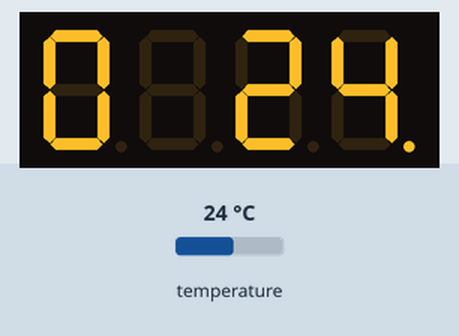
Recording of a program running on a simulated Arduino Nano, built with avr-gcc and run on an emulated ATmega328P. Parts: 4-digit seven-segment display. Wiring (inferred from the names in the program): 4-digit 7-segment display, segments lit when HIGH: segments pin 12, pin 16, pin 4, pin 6, pin 5, pin 11, pin 3, pin 7; digit selects pin 2, pin 13, pin 14, pin 15. The test bench sets the inputs (shaded band); at power-on: temperature 24 °C. The segment pins are drawn as the display they are named for.

Above: at 1.2 s.
1.3 s: temperature set to 12 °C
At 2.3 s:
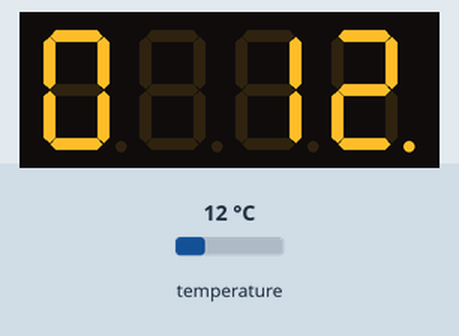
3.0 s: temperature set to 19 °C
At 3.5 s:
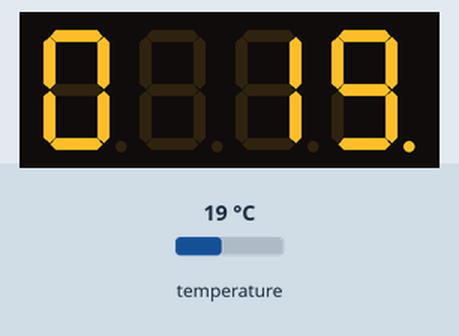
4.5 s: temperature set to 28 °C
At 5.8 s:
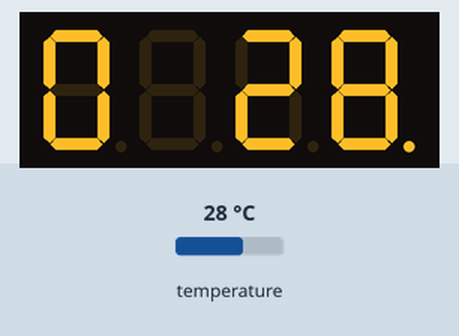
Timing chart, 0 to 7.5 s (numbered marks = the images above; inputs shaded):
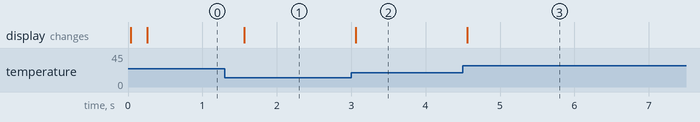

Measured:
- after the input at 1.3 s, the display: changes after 0.26 s (image 1)
- after the input at 3.0 s, the display: changes after 0.06 s (image 2)
- after the input at 4.5 s, the display: changes after 0.06 s (image 3)

The program:

main.cpp
```cpp
#include <Arduino.h>

// 2-7 and 11-16
#define G1 13
#define G2 14
#define G3 15
#define G4 2
#define PIN_A 12
#define PIN_B 16
#define PIN_C 4
#define PIN_D 6
#define PIN_E 5
#define PIN_F 11
#define PIN_G 3
#define PIN_DP 7

#include <OneWire.h>
#include <DallasTemperature.h>
#define ONE_WIRE_BUS 8
OneWire oneWire(ONE_WIRE_BUS);
DallasTemperature sensors(&oneWire);
DeviceAddress tempDeviceAddress;

int step = 0;
float temp = 0.0;

bool digit_array[8] = {0,0,0,0,0,0,0,0};

bool truth_table[77] = {
    1,1,1,1,1,1,0,
    0,1,1,0,0,0,0,
    1,1,0,1,1,0,1,
    1,1,1,1,0,0,1,
    0,1,1,0,0,1,1,
    1,0,1,1,0,1,1,
    1,0,1,1,1,1,1,
    1,1,1,0,0,0,0,
    1,1,1,1,1,1,1,
    1,1,1,1,0,1,1,
    0,0,0,0,0,0,0};


void set_digit(int disp, int digit, bool dot = false){
    // digitalWrite(G1, HIGH);
    // digitalWrite(G2, HIGH);
    // digitalWrite(G3, HIGH);
    // digitalWrite(G4, HIGH);
    PORTC = PORTC | B00000011;
    PORTD = PORTD | B00000100;
    PORTB = PORTB | B00100000;
    if(digit != -1)
        for(int i = 0; i < 7; i++)
            digit_array[i] = truth_table[i + digit*7];
    else{
        for(int i = 0; i < 7; i++)
            digit_array[i] = 0;

        digit_array[6] = 1;
    }
    digit_array[7] = dot;

    //digitalWrite(PIN_A, digit_array[0]);
    if(digit_array[0])
        PORTB |= (1 << 4);
    else
        PORTB &= ~(1 << 4);

    //digitalWrite(PIN_B, digit_array[1]);
    if(digit_array[1])
        PORTC |= (1 << 2);
    else
        PORTC &= ~(1 << 2);

    //digitalWrite(PIN_C, digit_array[2]);
    if(digit_array[2])
        PORTD |= (1 << PIN_C);
    else
        PORTD &= ~(1 << PIN_C);

    //digitalWrite(PIN_D, digit_array[3]);
    if(digit_array[3])
        PORTD |= (1 << PIN_D);
    else
        PORTD &= ~(1 << PIN_D);

    //digitalWrite(PIN_E, digit_array[4]);
    if(digit_array[4])
        PORTD |= (1 << PIN_E);
    else
        PORTD &= ~(1 << PIN_E);

    //digitalWrite(PIN_F, digit_array[5]);
    if(digit_array[5])
        PORTB |= (1 << 3);
    else
        PORTB &= ~(1 << 3);

    //digitalWrite(PIN_G, digit_array[6]);
    if(digit_array[6])
        PORTD |= (1 << PIN_G);
    else
        PORTD &= ~(1 << PIN_G);

    //digitalWrite(PIN_DP,digit_array[7]);
    if(digit_array[7])
        PORTD |= (1 << PIN_DP);
    else
        PORTD &= ~(1 << PIN_DP);


    switch(disp){
        case 0:
            //digitalWrite(G1, LOW);
            PORTB &= ~(1 << 5);
            break;
        case 1:
            //digitalWrite(G2, LOW);
            PORTC &= ~(1 << 0);
            break;
        case 2:
            //digitalWrite(G3, LOW);
            PORTC &= ~(1 << 1);
            break;
        case 3:
            //digitalWrite(G4, LOW);
            PORTD &= ~(1 << 2);
            break;
        default:
            break;
    }
}

// 1kHz timer for changing displayed digit
ISR(TIMER0_COMPA_vect){
    switch(step){
        case 0:
            if(temp<0){
                set_digit(0, -1);
            }
            else
                set_digit(0, 10);
            step++;
            step %= 4;
        break;
        case 1:
            step++;
            set_digit(1, (abs((int)temp) / 10) % 10);
            step %= 4;
        break;
        case 2:
            step++;
            set_digit(2, abs((int)temp) % 10, true);
            step %= 4;
        break;
        case 3:
            step++;
            set_digit(3, (int)(10 * (abs(temp)-abs((int)temp))));
            step %= 4;
        break;
        default:
            step %= 4;
        break;
    }
}

void setup() {
    cli();//stop interrupts

    //set timer1 interrupt at 1kHz
    TCCR0A = 0;// set entire TCCR0A register to 0
    TCCR0B = 0;// same for TCCR0B
    TCNT0  = 0;//initialize counter value to 0
    // set compare match register for 1hz increments
    OCR0A = 249;// = (16*10^6) / (1000*64) - 1 (must be <256)
    // turn on CTC mode
    TCCR0B |= (1 << WGM01);
    // Set CS10 and CS11 bits for 64 prescaler
    TCCR0B |= (1 << CS11) | (1 << CS10);
    // enable timer compare interrupt
    TIMSK0 |= (1 << OCIE0A);

    sei();//allow interrupts

    //pinMode(PIN_A, OUTPUT);
    //pinMode(PIN_B, OUTPUT);
    //pinMode(PIN_C, OUTPUT);
    //pinMode(PIN_D, OUTPUT);
    //pinMode(PIN_E, OUTPUT);
    //pinMode(PIN_F, OUTPUT);
    //pinMode(PIN_G, OUTPUT);
    //pinMode(PIN_DP, OUTPUT);
    //pinMode(G1, OUTPUT);
    //pinMode(G2, OUTPUT);
    //pinMode(G3, OUTPUT);
    //pinMode(G4, OUTPUT);
    DDRD = DDRD | B11111100;
    DDRB = DDRB | B00111000;
    DDRC = DDRC | B00000111;

    // digitalWrite(G1, HIGH);
    // digitalWrite(G2, HIGH);
    // digitalWrite(G3, HIGH);
    // digitalWrite(G4, HIGH);
    PORTC = PORTC | B00000011;
    PORTD = PORTD | B00000100;
    PORTB = PORTB | B00100000;

    sensors.begin();
    sensors.getAddress(tempDeviceAddress, 0);
    sensors.setResolution(tempDeviceAddress, 11);
    sensors.setWaitForConversion(false);
}

uint32_t last_millis = millis();

void loop() {
    if(millis() - last_millis > 200){
        temp = sensors.getTempCByIndex(0);
        sensors.requestTemperatures();
        last_millis = millis();
    }
}
```
